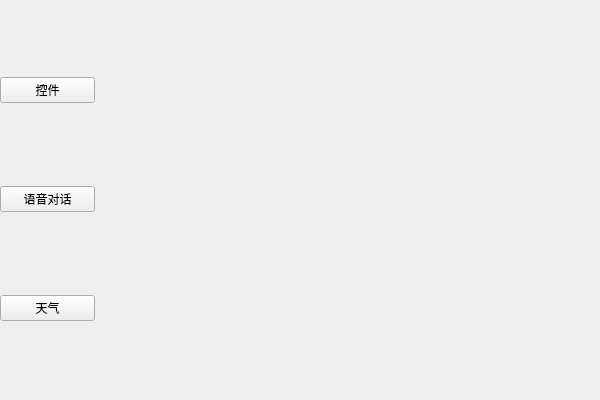
<?xml version="1.0" encoding="UTF-8"?>
<ui version="4.0">
 <class>Win_main</class>
 <widget class="QWidget" name="Win_main">
  <property name="geometry">
   <rect>
    <x>0</x>
    <y>0</y>
    <width>600</width>
    <height>400</height>
   </rect>
  </property>
  <property name="minimumSize">
   <size>
    <width>600</width>
    <height>400</height>
   </size>
  </property>
  <property name="windowTitle">
   <string>Win_main</string>
  </property>
  <widget class="QWidget" name="horizontalLayoutWidget">
   <property name="geometry">
    <rect>
     <x>0</x>
     <y>0</y>
     <width>601</width>
     <height>401</height>
    </rect>
   </property>
   <layout class="QHBoxLayout" name="horizontalLayout">
    <item>
     <layout class="QVBoxLayout" name="verticalLayout">
      <item>
       <widget class="QPushButton" name="pushButton">
        <property name="text">
         <string>控件</string>
        </property>
       </widget>
      </item>
      <item>
       <widget class="QPushButton" name="pushButton_2">
        <property name="text">
         <string>语音对话</string>
        </property>
       </widget>
      </item>
      <item>
       <widget class="QPushButton" name="pushButton_4">
        <property name="text">
         <string>天气</string>
        </property>
       </widget>
      </item>
     </layout>
    </item>
    <item>
     <widget class="QStackedWidget" name="stackedWidget">
      <property name="minimumSize">
       <size>
        <width>400</width>
        <height>0</height>
       </size>
      </property>
      <property name="maximumSize">
       <size>
        <width>500</width>
        <height>400</height>
       </size>
      </property>
      <widget class="page1" name="page"/>
      <widget class="page2" name="page_3"/>
      <widget class="page3" name="page_4"/>
      <widget class="page4" name="page_2"/>
     </widget>
    </item>
   </layout>
  </widget>
 </widget>
 <customwidgets>
  <customwidget>
   <class>page1</class>
   <extends>QWidget</extends>
   <header location="global">page1.h</header>
   <container>1</container>
  </customwidget>
  <customwidget>
   <class>page2</class>
   <extends>QWidget</extends>
   <header location="global">page2.h</header>
   <container>1</container>
  </customwidget>
  <customwidget>
   <class>page3</class>
   <extends>QWidget</extends>
   <header location="global">page3.h</header>
   <container>1</container>
  </customwidget>
  <customwidget>
   <class>page4</class>
   <extends>QWidget</extends>
   <header location="global">page4.h</header>
   <container>1</container>
  </customwidget>
 </customwidgets>
 <resources/>
 <connections/>
</ui>
